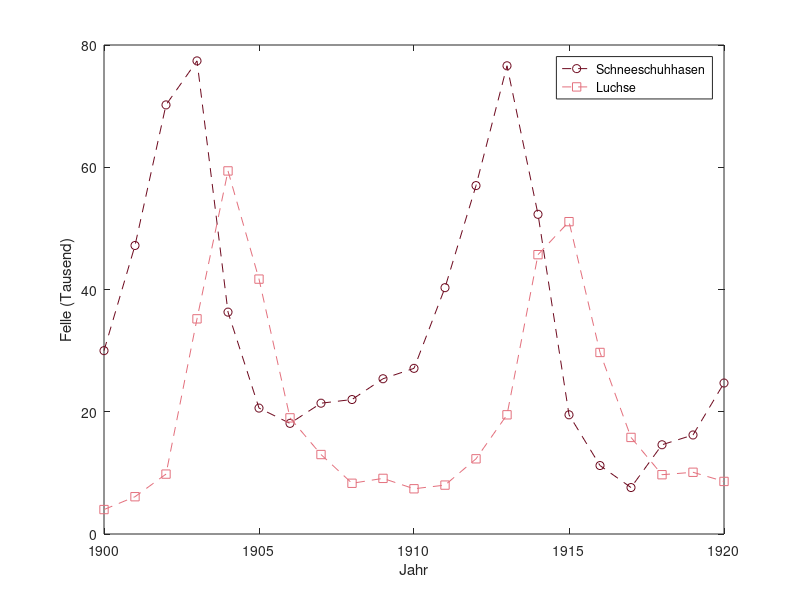

Here is the MATLAB script that generated this plot:
% Abb. 2.2: Luchse und Schneeschuhhasen (Buch, Abschnitt 2.1)
% Anzahl der von der Hudson's Bay Company angekauften Felle (in Tausend), 1900-1920, nach Odum (1953)
% (c) 2026 Philipp Kügler · Programm zum Buch „Dynamische Systeme in den Lebenswissenschaften“ · MIT-Lizenz (siehe LICENSE)
jahr = 1900:1920;
hasen = [30 47.2 70.2 77.4 36.3 20.6 18.1 21.4 22 25.4 27.1 40.3 57 76.6 52.3 19.5 11.2 7.6 14.6 16.2 24.7];
luchse = [4 6.1 9.8 35.2 59.4 41.7 19 13 8.3 9.1 7.4 8 12.3 19.5 45.7 51.1 29.7 15.8 9.7 10.1 8.6];

grenzen = [1900 1909; 1910 1920];             % Maxima je Jahrzehnt: die Luchse folgen den Hasen
for i = 1:2
    m = jahr >= grenzen(i, 1) & jahr <= grenzen(i, 2);
    j = jahr(m);
    [~, ih] = max(hasen(m)); [~, il] = max(luchse(m));
    fprintf('%d-%d: meiste Hasen %d, meiste Luchse %d\n', grenzen(i, 1), grenzen(i, 2), j(ih), j(il));
end

plot(jahr, hasen, '--o', 'Color', [0.43 0.04 0.12]); hold on
plot(jahr, luchse, '--s', 'Color', [0.89 0.44 0.49]); hold off
xlabel('Jahr'); ylabel('Felle (Tausend)'); legend('Schneeschuhhasen', 'Luchse');
